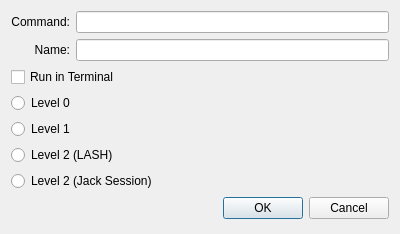
<?xml version="1.0" encoding="UTF-8"?>
<ui version="4.0">
 <class>RunCustomW</class>
 <widget class="QDialog" name="RunCustomW">
  <property name="geometry">
   <rect>
    <x>0</x>
    <y>0</y>
    <width>400</width>
    <height>234</height>
   </rect>
  </property>
  <property name="windowTitle">
   <string>New application</string>
  </property>
  <layout class="QVBoxLayout" name="verticalLayout">
   <item>
    <layout class="QGridLayout" name="gridLayout">
     <item row="0" column="0">
      <widget class="QLabel" name="label">
       <property name="text">
        <string>Command:</string>
       </property>
       <property name="alignment">
        <set>Qt::AlignRight|Qt::AlignTrailing|Qt::AlignVCenter</set>
       </property>
       <property name="buddy">
        <cstring>le_command</cstring>
       </property>
      </widget>
     </item>
     <item row="0" column="1">
      <widget class="QLineEdit" name="le_command"/>
     </item>
     <item row="1" column="0">
      <widget class="QLabel" name="label_2">
       <property name="text">
        <string>Name:</string>
       </property>
       <property name="alignment">
        <set>Qt::AlignRight|Qt::AlignTrailing|Qt::AlignVCenter</set>
       </property>
       <property name="buddy">
        <cstring>le_name</cstring>
       </property>
      </widget>
     </item>
     <item row="1" column="1">
      <widget class="QLineEdit" name="le_name"/>
     </item>
    </layout>
   </item>
   <item>
    <widget class="QCheckBox" name="cb_terminal">
     <property name="text">
      <string>Run in Terminal</string>
     </property>
    </widget>
   </item>
   <item>
    <widget class="QRadioButton" name="rb_level_0">
     <property name="text">
      <string>Level 0</string>
     </property>
    </widget>
   </item>
   <item>
    <widget class="QRadioButton" name="rb_level_1">
     <property name="text">
      <string>Level 1</string>
     </property>
    </widget>
   </item>
   <item>
    <widget class="QRadioButton" name="rb_level_lash">
     <property name="text">
      <string>Level 2 (LASH)</string>
     </property>
    </widget>
   </item>
   <item>
    <widget class="QRadioButton" name="rb_level_js">
     <property name="text">
      <string>Level 2 (Jack Session)</string>
     </property>
    </widget>
   </item>
   <item>
    <widget class="QDialogButtonBox" name="buttonBox">
     <property name="orientation">
      <enum>Qt::Horizontal</enum>
     </property>
     <property name="standardButtons">
      <set>QDialogButtonBox::Cancel|QDialogButtonBox::Ok</set>
     </property>
    </widget>
   </item>
  </layout>
 </widget>
 <resources/>
 <connections>
  <connection>
   <sender>buttonBox</sender>
   <signal>accepted()</signal>
   <receiver>RunCustomW</receiver>
   <slot>accept()</slot>
   <hints>
    <hint type="sourcelabel">
     <x>248</x>
     <y>254</y>
    </hint>
    <hint type="destinationlabel">
     <x>157</x>
     <y>274</y>
    </hint>
   </hints>
  </connection>
  <connection>
   <sender>buttonBox</sender>
   <signal>rejected()</signal>
   <receiver>RunCustomW</receiver>
   <slot>reject()</slot>
   <hints>
    <hint type="sourcelabel">
     <x>316</x>
     <y>260</y>
    </hint>
    <hint type="destinationlabel">
     <x>286</x>
     <y>274</y>
    </hint>
   </hints>
  </connection>
 </connections>
</ui>
